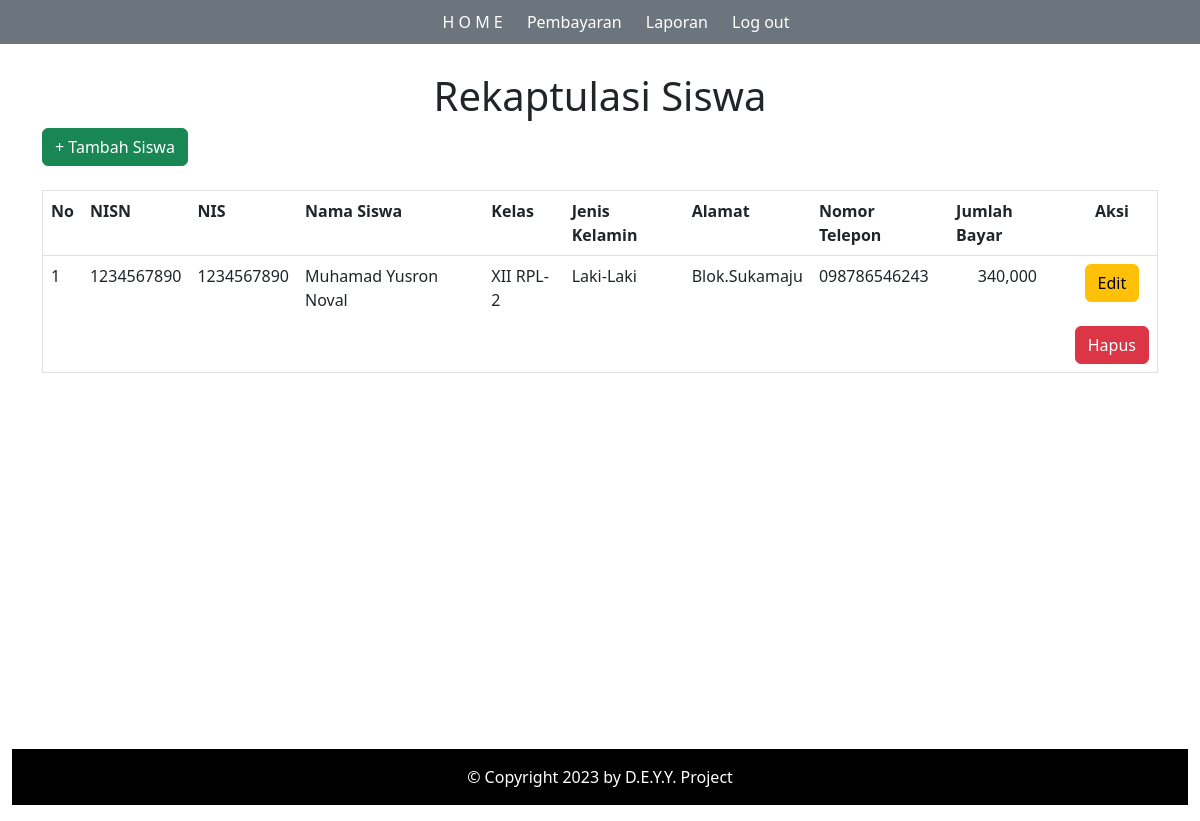
/UjikomRPL2023/PembayaranSPPSekolah/siswa.php, run on an earlier commit of the app's database.
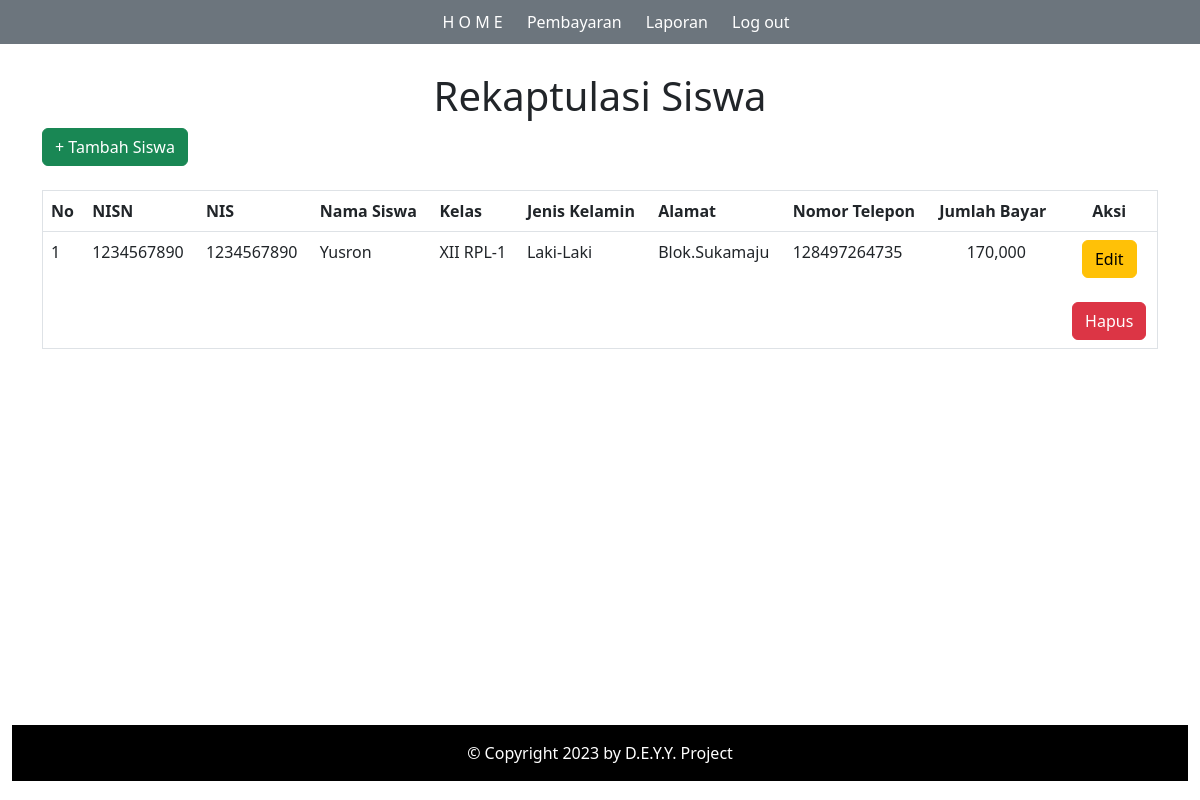
And on a later commit of the database.
### tables this page shows
CREATE TABLE `tb_siswa` (
  `nisn` varchar(15) NOT NULL,
  `nis` varchar(15) NOT NULL,
  `nama` varchar(100) NOT NULL,
  `id_kelas` int(3) NOT NULL,
  `jenis_kelamin` enum('Laki-Laki','Perempuan') NOT NULL,
  `alamat` text NOT NULL,
  `no_telp` varchar(12) NOT NULL,
  `id_spp` int(11) NOT NULL,
  `total_bayar` int(11) NOT NULL
);

CREATE TABLE `tb_kelas` (
  `id_kelas` int(3) NOT NULL,
  `nama_kelas` varchar(15) NOT NULL,
  `wali_kelas` varchar(100) NOT NULL,
  `kompetensi_keahlian` text NOT NULL
);

### UjikomRPL2023/PembayaranSPPSekolah/siswa.php (the view, shortened to what this page needs)
<?php
$koneksi = mysqli_connect('localhost', 'root', '', 'db_spp');
?>
<!doctype html>
<html lang="en">
<head>
    <link rel="stylesheet" href="assets/css/style.css">
    <link rel="stylesheet" type="text/css" href="assets/css/bootstrap.min.css">
</head>
<body class="container-fluid">
    <?php
    include "header.php";
    ?>
    <br>
    <div class="container">
        <div class="text-center">
            <h1 class="mt-5">Rekaptulasi Siswa</h1>
        </div>
        <a href="siswa-tambah.php" class="btn btn-success">+ Tambah Siswa</a>
        <br><br>
        <table border="1" width="100%" class="table table-hover">
            <tr>
                <th>No</th>
                <th>NISN</th>
                <th>NIS</th>
                <th>Nama Siswa</th>
                <th>Kelas</th>
                <th>Jenis Kelamin</th>
                <th>Alamat</th>
                <th>Nomor Telepon</th>
                <th>Jumlah Bayar</th>
                <th class="text-center">Aksi</th>
            </tr>
            <?php
            $no = 1;
            $sql = "SELECT * FROM tb_siswa a INNER JOIN tb_kelas b ON a.id_kelas = b.id_kelas";
            $query = mysqli_query($koneksi, $sql);
            while ($data = mysqli_fetch_array($query)) {?>
                <tr>
                    <td><?= $no++; ?></td>
                    <td><?= $data['nisn']; ?></td>
                    <td><?= $data['nis']; ?></td>
                    <td><?= $data['nama']; ?></td>
                    <td><?= $data['nama_kelas']; ?></td>
                    <td><?= $data['jenis_kelamin']; ?></td>
                    <td><?= $data['alamat']; ?></td>
                    <td><?= $data['no_telp']; ?></td>
                    <td class="text-center"><?= number_format($data['total_bayar']); ?></td>
                    <td class="text-center"><a href="siswa-edit.php?nisn=<?= $data['nisn']; ?>" class="btn btn-warning">Edit</a><br><br><a href="siswa-hapus.php?nisn=<?= $data['nisn']; ?>" onclick="return confirm('Apakah Anda yakin ingin menghapus data ini?')" class="btn btn-danger">Hapus</a></td>
                </tr>
                <?php
            } ?>
        </table>
    </div>
    <br><br><br><br><br><br><br><br><br><br><br><br><br><br><br>
    <footer class="text-center" style="background-color: black;">
        <p class="text-white p-3">&copy; Copyright 2023 by D.E.Y.Y. Project</p>
    </footer>
</body>
</html>

What changed in the data, as far as the page shows it:
changed tb_siswa "Laki-Laki": nama "Muhamad Yusron Noval" → "Yusron"; id_kelas.nama_kelas "XII RPL-2" → "XII RPL-1"; no_telp "098786546243" → "128497264735"; total_bayar "340,000" → "170,000"
